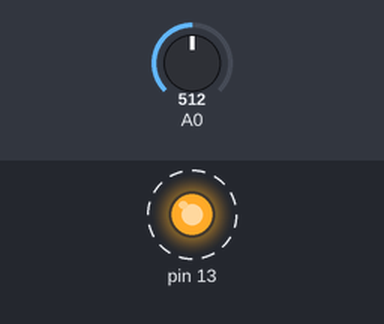
Bench run of a sketch on a simulated Arduino Uno, built with avr-gcc and run on an emulated ATmega328P. Shown: output pins drawn as LEDs (lit = HIGH). Dashed ring = blinking. The inputs (shaded band) are chosen by the test bench; at power-on: A0 = 512. What the sketch prints to the serial monitor is not drawn.

Above: at 0.5 s.
Timing chart, 0 to 4.6 s (numbered marks = the images above):
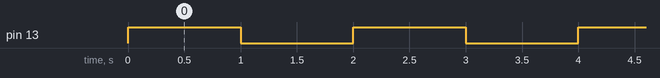

Measured:
- by itself, pin 13: alternates HIGH for 1.0 s and LOW for 1.0 s

The sketch:

sketch_13-6.ino
```cpp
#include "Timer.h"

Timer t;      // instantiate timer object
Timer led;    // timer for analogRead function

void setup(void){
  Serial.begin(9600);
  pinMode(13, OUTPUT);

  t.oscillate(13, 1000, HIGH);   // toggle every 1 second
  led.every(100, readData);      // call readData every 100 ms
}

void loop(){
  t.update();
  led.update();
}

void readData(){
  Serial.println(analogRead(A0));
}
```
